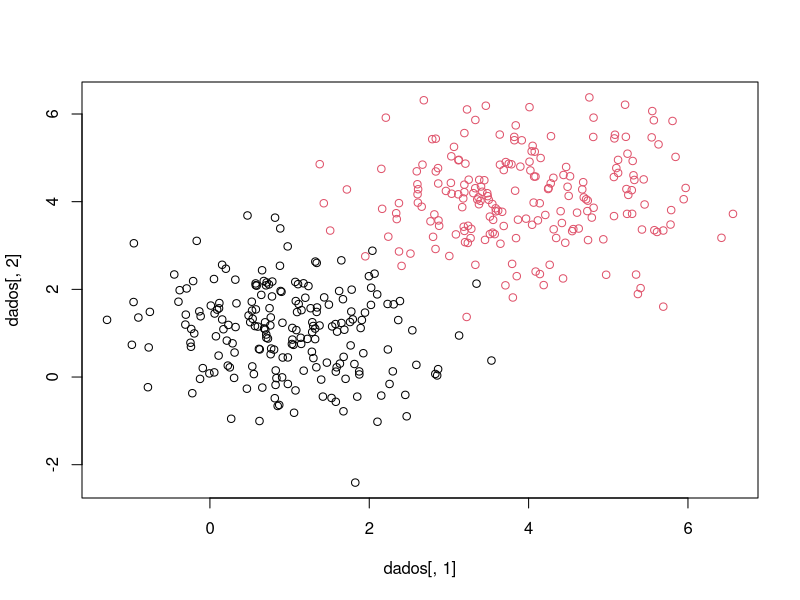
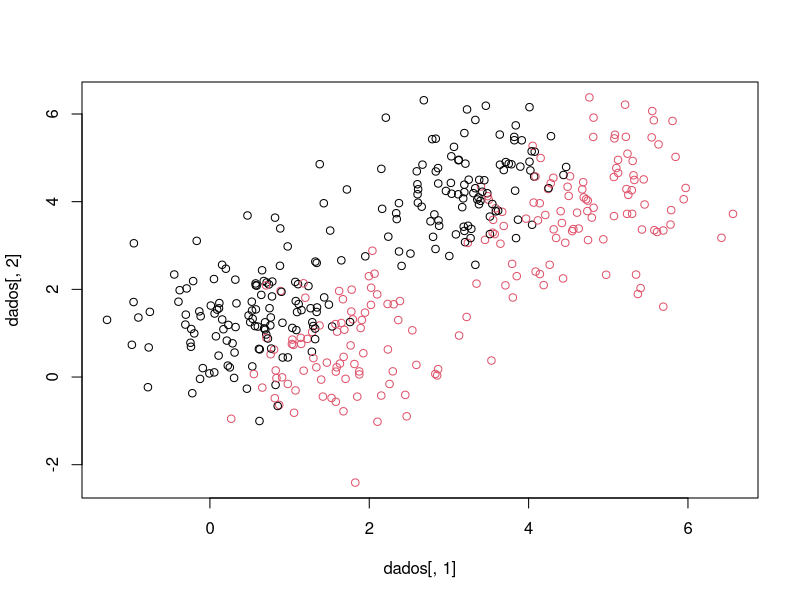

Recreate these plots in R, in order.
# Clusterwise Regression implementation:
# author: Kássio Ferreira da Silva
# Mon Dec 12 09:50:18 2016 ------------------------------

# INPUT: dataset and number of clusters (k);
# OUTPUT: List with classification indexes and clusters of individuals;

Clusterwise <- function(dados,k){
  
  Pi = sample(1:k,size=nrow(dados),replace=TRUE)  # generating index for initial partition 
  Pi1 = NULL                                      # vector to store new index
  test = 0                                        # flag
  print(Pi)                                       # print initial partition
            
  # computing centroids:
  betas = matrix(NA, nrow = k, ncol=ncol(dados))
  
  while(test == 0){
    
    for(i in 1:k){
      if(is.element(i,Pi))
      betas[i, ] = lm(dados[Pi==i,1]~dados[Pi==i,2:ncol(dados)])$coef # regression coefficients of each cluster;
    }
    
    for(j in 1:nrow(dados)){
      residual = NULL;
      for(z in 1:k){
        residual[z] = (dados[j,1] - (betas[z,1] + betas[z,-1]%*%dados[j,-1]))^2 # computing residuals: objet vs. partition;
      }
      Pi1[j] <- which.min(residual)  # storing index that minimizes the residual;
    }
    
    if(identical(Pi,Pi1)){  # if the new partition is identical to the current, stop;
      test = 1
    }else{                  # in other case, substitute the current partition by the new one and restart;
      Pi <- Pi1  
    }
    
    print(Pi)
    
  }
  
  # Final groups: list with objects in each cluster 
   finalGroups = list()
   
   for(i in 1:k)
     finalGroups[[i]] <- dados[Pi==i, ]
   
   # plot data and colour it by cluster;
   plot(dados[,1],dados[,2],col=Pi, xlim = c(min(dados[,1]),max(dados[,1])), 
        ylim = c(min(dados[,2]),max(dados[,2])))
   
  return(list(clusters = finalGroups, index = Pi))
}

# generating a dataset to test;
library(mvtnorm)

dados1 = rmvnorm(200, mean=c(1,1,1,1)) 
dados2 = rmvnorm(200, mean=c(4,4,4,4)) 
dados = rbind(dados1,dados2)
original = c(rep(1,200),rep(2,200)) # original groups
plot(dados[,1],dados[,2],col=original, xlim = c(min(dados[,1]),max(dados[,1])), 
     ylim = c(min(dados[,2]),max(dados[,2])))


fitt = Clusterwise(dados,k=2)     

# "matching" rate:
mean(original == fitt$index)

